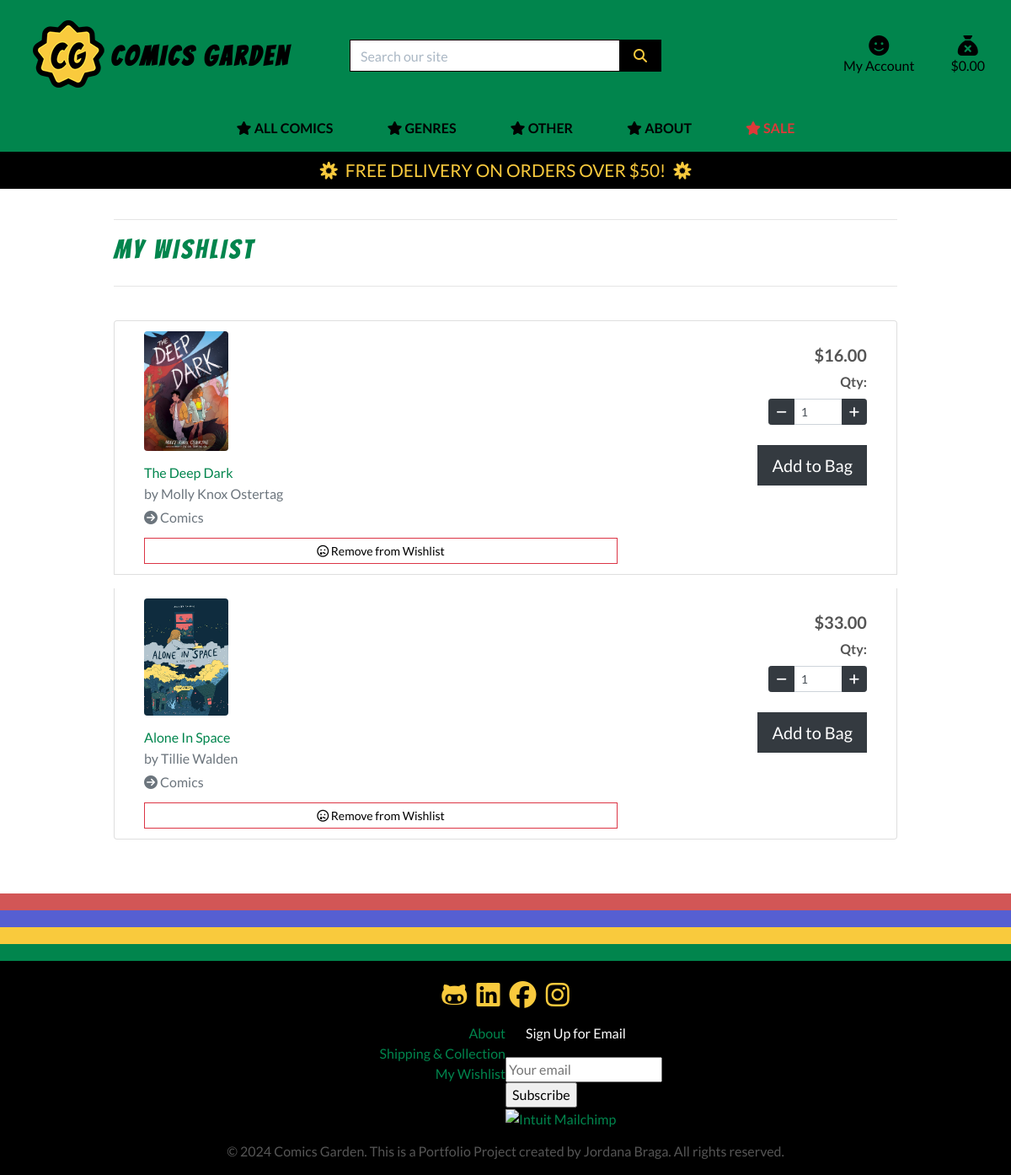
Before: /products/wishlist/ (signed in) with the older database file.
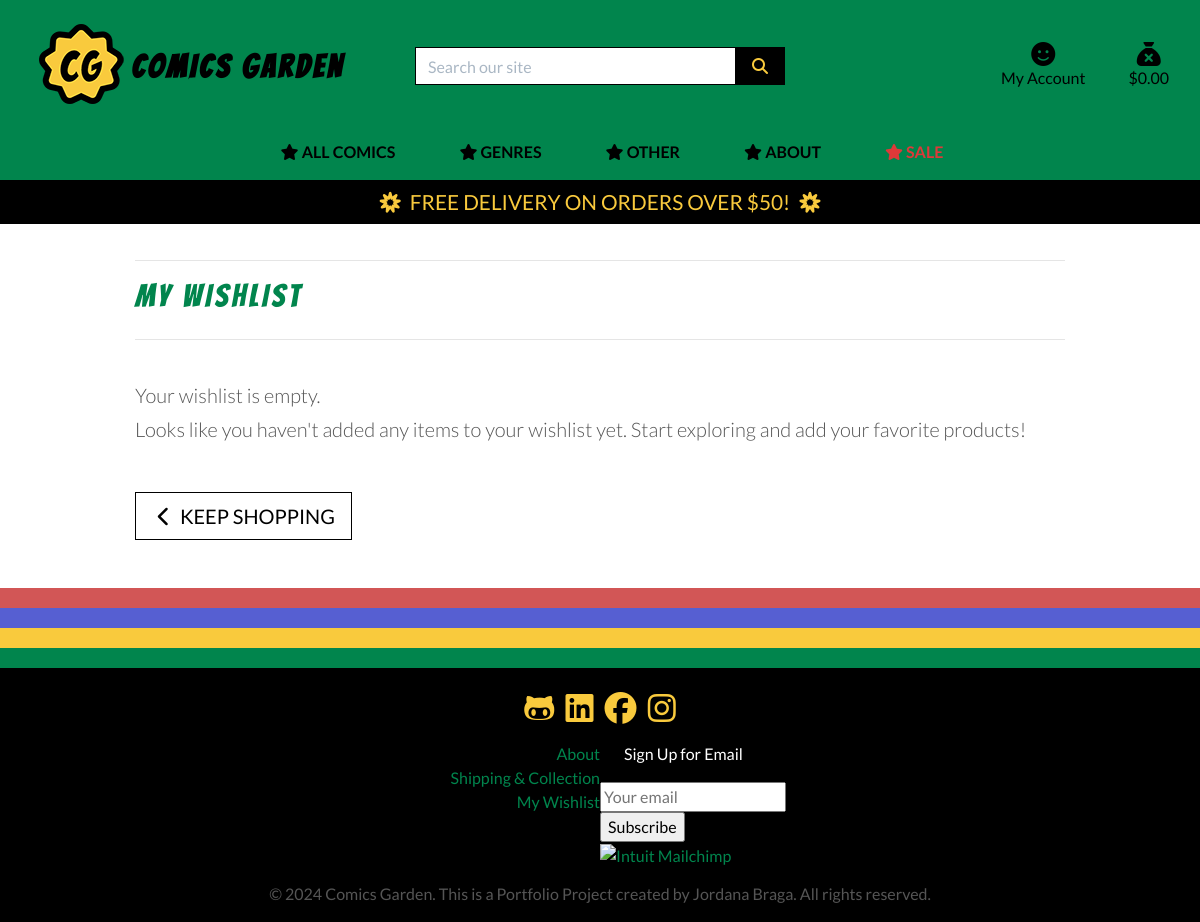
After: the same page with the newer database file.
### products/models.py (models this page shows, shortened)
class Wishlist(models.Model):
    user = models.ForeignKey(settings.AUTH_USER_MODEL, on_delete=models.CASCADE)
    product = models.ForeignKey('Product', on_delete=models.CASCADE)
    added_on = models.DateTimeField(default=timezone.now)
    class Meta:
        unique_together = ('user', 'product')
        verbose_name = 'Wishlist'
        verbose_name_plural = 'Wishlists'

class Product(models.Model):
    COVER_TYPE_CHOICES = [
        ('softcover', 'Softcover'),
        ('hardcover', 'Hardcover'),
    ]
    COLOR_CHOICES = [
        ('colour', 'Colour'),
        ('black_and_white', 'Black and White'),
        ('colour_bw', 'Colour + B&W'),
    ]
    artist = models.ForeignKey('Artist', null=True, blank=True, on_delete=models.SET_NULL)
    category = models.ForeignKey('Category', null=True, blank=True, on_delete=models.SET_NULL)
    publisher = models.ForeignKey('Publisher', null=True, blank=True, on_delete=models.SET_NULL)
    genres = models.ManyToManyField('Genre', blank=True)
    sku = models.CharField(max_length=254, null=True, blank=True)
    title = models.CharField(max_length=254)
    description = models.TextField()
    price = models.DecimalField(max_digits=6, decimal_places=2)
    rating = models.DecimalField(max_digits=6, decimal_places=2, null=True, blank=True)
    pages = models.IntegerField(null=True, blank=True)
    cover_type = models.CharField(max_length=50, choices=COVER_TYPE_CHOICES, blank=True)
    color_option = models.CharField(max_length=20, choices=COLOR_CHOICES, default='colour')
    image_url = models.URLField(max_length=1024, null=True, blank=True)
    image = models.ImageField(null=True, blank=True)
    date_added = models.DateTimeField(default=timezone.now)

class Artist(models.Model):
    name = models.CharField(max_length=254, unique=True)
    description = models.TextField(blank=True, default="This is a great artist.")
    website = models.URLField(max_length=1024, null=True, blank=True)
    def __str__(self):
        return self.name

class Category(models.Model):
    class Meta:
        verbose_name_plural = 'Categories'
    name = models.CharField(max_length=254)
    friendly_name = models.CharField(max_length=254, null=True, blank=True)

### products/views.py (the view)
# urls.py: path('wishlist/', views.view_wishlist, name='wishlist'),
@login_required
def view_wishlist(request):
    wishlist_items = Wishlist.objects.filter(user=request.user)
    return render(request, 'products/wishlist.html', {'wishlist_items': wishlist_items})

### bag/contexts.py (called while the page is built, shortened)
def bag_contents(request):
    bag_items = []
    total = 0
    product_count = 0
    bag = request.session.get('bag', {})
    if total < settings.FREE_DELIVERY_THRESHOLD:
        delivery = total * Decimal(settings.STANDARD_DELIVERY_PERCENTAGE / 100)
        free_delivery_delta = settings.FREE_DELIVERY_THRESHOLD - total
    else:
        delivery = 0
        free_delivery_delta = 0
    grand_total = delivery + total
    context = {
        'bag_items': bag_items,
        'total': total,
        'product_count': product_count,
        'delivery': delivery,
        'free_delivery_delta': free_delivery_delta,
        'free_delivery_threshold': settings.FREE_DELIVERY_THRESHOLD,
        'grand_total': grand_total,
    }
    return context

### products/contexts.py (called while the page is built)
def top_genres(request):
    top_genres = Genre.objects.annotate(num_products=Count('product')).exclude(name__iexact='sale').order_by('-num_products')[:10]
    return {'top_genres': top_genres}

### products/templates/products/wishlist.html (shortened to what the changed rows need)
{% extends "base.html" %}
{% load static %}
{% block content %}
<div class="container mt-4">
    <div class="row mb-4">
        <div class="col">
            <h2 class="logo-font mb-4 text-green">My Wishlist</h2>
        </div>
    </div>
    {% if wishlist_items %}
        <div class="list-group">
            {% for item in wishlist_items %}
                <div class="list-group-item d-flex flex-md-row mb-3 align-items-start">
                    <div class="col-md-8 d-flex flex-column justify-content-between">
                        {% if item.product.image %}
                            <img src="{{ item.product.image.url }}" class="img-fluid rounded mb-3" alt="{{ item.product.title }}" style="width: 100px; height: auto;">
                        {% else %}
                            <img src="{% static 'images/noimage.png' %}" class="img-fluid rounded mb-3" alt="{{ item.product.title }}" style="width: 100px; height: auto;">
                        {% endif %}
                        <h6 class="mb-1">
                            <a href="{% url 'product_detail' item.product.id %}" title="{{ item.product.title }}">
                                {{ item.product.title }}
                            </a>
                        </h6>
                        <p class="mb-1 text-muted">
                            <a title="{{ item.product.artist }}">
                                by {{ item.product.artist }}
                            </a>
                        </p>
                        <p class="mb-1 text-muted">
                            {% if item.product.category %}
                                <a class="text-muted medium" href="{% url 'products' %}?category={{ item.product.category.name }}">
                                    <i class="fa-solid fa-circle-arrow-right"></i> {{ item.product.category.friendly_name }}
                                </a>
                            {% endif %}
                        </p>
                        <a href="{% url 'remove_from_wishlist' item.product.id %}" class="btn btn-outline-danger text-black rounded-0 btn-sm mt-2">
                            <i class="fa-regular fa-face-sad-tear"></i> Remove from Wishlist
                        </a>
                    </div>
                    <div class="col-md-4 d-flex flex-column align-items-end">
                        <form class="form mt-3" action="{% url 'add_to_bag' item.product.id %}" method="POST">
                            <div class="d-flex flex-column align-items-end">
                                <h5 class="text-right mb-2">
                                    <span class="font-weight-bold">${{ item.product.price }}</span>
                                </h5>
                                <p class="text-right mb-2"><strong>Qty:</strong></p>
                                <div class="form-group">
                                    <div class="input-group input-group-sm">
                                        <div class="input-group-prepend">
                                            <button class="decrement-qty btn btn-dark btn-sm" type="button" data-item_id="{{ item.product.id }}" id="decrement-qty_{{ item.product.id }}">
                                                <i class="fas fa-minus"></i>
                                            </button>
                                        </div>
                                        <input class="form-control qty_input form-control-sm" type="number" name="quantity" value="1" min="1" max="99" data-item_id="{{ item.product.id }}" id="id_qty_{{ item.product.id }}">
                                        <div class="input-group-append">
                                            <button class="increment-qty btn btn-dark btn-sm" type="button" data-item_id="{{ item.product.id }}" id="increment-qty_{{ item.product.id }}">
                                                <i class="fas fa-plus"></i>
                                            </button>
                                        </div>
                                    </div>
                                </div>
                                <input type="submit" class="btn btn-dark rounded-0 mt-2 btn-lg" value="Add to Bag">
                            </div>
                        </form>
                    </div>
                </div>
            {% endfor %}
        </div>
    {% else %}
    <p class="lead mb-1">Your wishlist is empty.</p>
    <p class="lead mb-5">Looks like you haven't added any items to your wishlist yet. Start exploring and add your favorite products!</p>
    <a href="{% url 'products' %}" class="btn btn-outline-black rounded-0 btn-lg">
        <span class="icon">
            <i class="fas fa-chevron-left"></i>
        </span>
        <span class="text-uppercase">Keep Shopping</span>
    </a>
    {% endif %}
</div>
{% endblock %}

Changed rows visible on the page:
removed Wishlist: product.image (picture), product "The Deep Dark", product.artist "Molly Knox Ostertag", product.category.friendly_name "Comics", product.price "16.00", quantity "1"
removed Wishlist: product.image (picture), product "Alone In Space", product.artist "Tillie Walden", product.category.friendly_name "Comics", product.price "33.00"
Other visible differences:
text now shown: "Your wishlist is empty. Looks like you haven't added any items to your wishlist yet. Start exploring and add your favorite products! KEEP SHOPPING"
